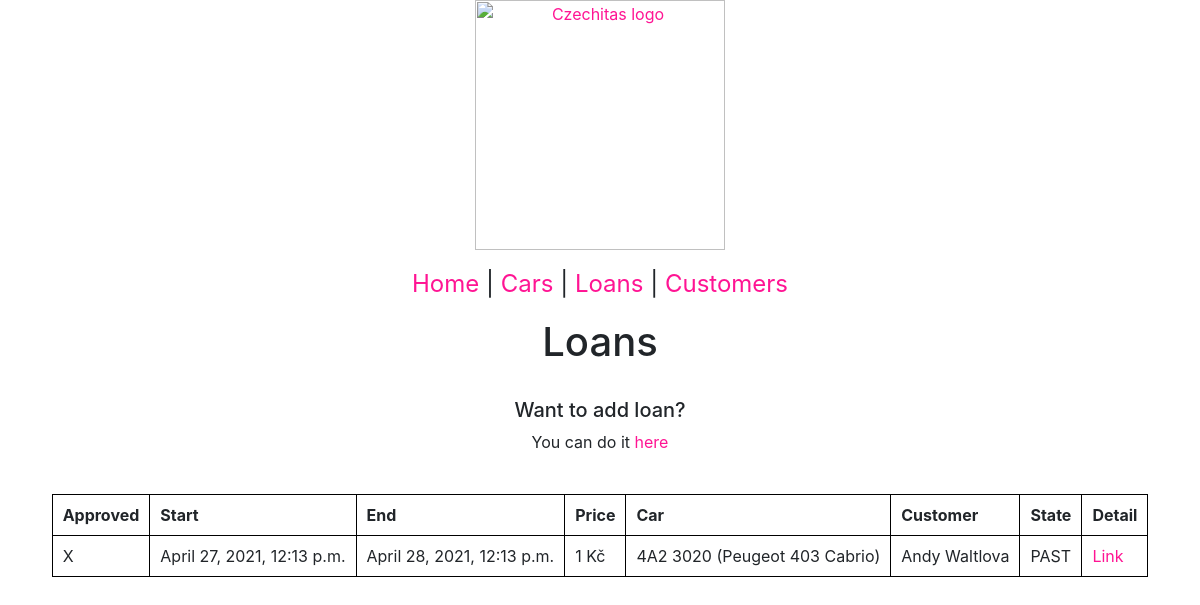
The page /catalog/loans/ on the database as committed earlier.
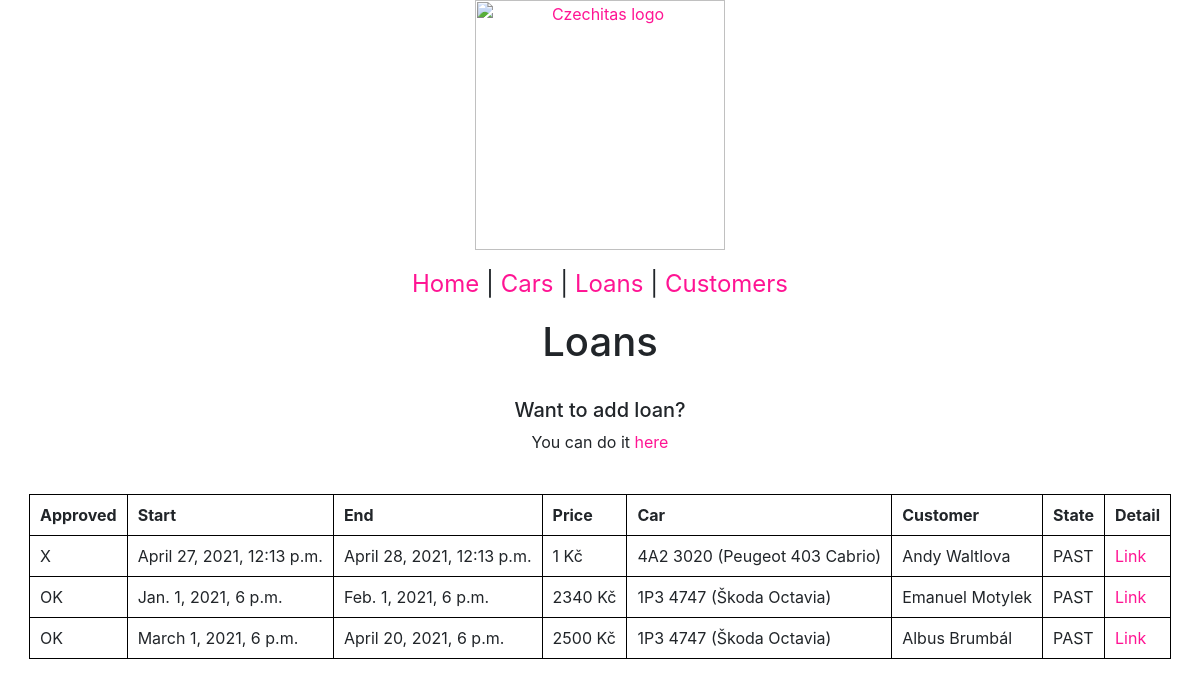
The same page on the database as committed later.
### catalog/models.py (models this page shows, shortened)
class LoanRecord(models.Model):
    start = models.DateTimeField()
    end = models.DateTimeField()
    price = models.IntegerField()
    is_approved = models.BooleanField(default=False)
    car = models.ForeignKey(Car, on_delete=models.SET_NULL, null=True)
    customer = models.ForeignKey(
        Customer, on_delete=models.SET_NULL, null=True)
    @property
    def state(self):
        now = timezone.now()  # Quite tricky to find
        if now > self.end:
            return 'PAST'
        elif now < self.start:
            return 'FUTURE'
        return 'CURRENT'

class Car(models.Model):
    license_plate = models.CharField(max_length=100)
    car_type = models.CharField(max_length=100)
    mileage = models.IntegerField()
    last_tech_inspection = models.DateTimeField()
    def __str__(self):
        return f'{self.license_plate} ({self.car_type})'

class Customer(models.Model):
    PROGRAMS = (
        ('R', 'Regular'),
        ('G', 'Gold'),
        ('P', 'Platinum'),
    )
    first_name = models.CharField(max_length=100)
    last_name = models.CharField(max_length=100)
    driver_license_number = models.CharField(max_length=100)
    date_of_birth = models.DateField()
    program = models.CharField(max_length=20, choices=PROGRAMS, null=True)
    def __str__(self):
        return f'{self.first_name} {self.last_name}'

### catalog/views.py (the view)
# urls.py: path('loans/', views.LoansView.as_view(), name='loans'),
class LoansView(ListView):
    model = models.LoanRecord
    template_name = 'loan_template.html'

### catalog/templates/loan_template.html (shortened to what this page needs)
{% extends "base.html" %}
{% block content %}
<h1>Loans</h1>
<br>
<h5>Want to add loan?</h2>
    <p>You can do it <a href="{% url 'create_loan' %}">here</a></p>
    <br>
    <table>
        <tr>
            <th>Approved</th>
            <th>Start</th>
            <th>End</th>
            <th>Price</th>
            <th>Car</th>
            <th>Customer</th>
            <th>State</th>
            <th>Detail</th>
        </tr>
        {% for record in object_list %}
        <tr>
            <td>
                {% if not record.is_approved %}
                X
                {% else %}
                OK
                {% endif %}
            </td>
            <td> {{ record.start }}</td>
            <td> {{ record.end }}</td>
            <td> {{ record.price }} Kč</td>
            <td> {{ record.car }}</td>
            <td> {{ record.customer }}</td>
            <td>{{record.state}}</td>
            <td><a href="{% url 'loan_detail' record.pk %}">Link</a></td>
        </tr>
        {% endfor %}
    </table>
    {% endblock %}

### catalog/templates/base.html (shortened to what this page needs)
{% load bootstrap4 %}
{% bootstrap_css %}
<!DOCTYPE html>
<html lang="en">
<head>
</head>
<body>
    {% url 'cars' as cars %}
    {% url 'loans' as loans %}
    {% url 'customers' as customers %}
    {% url 'index' as home %}
    <p>
        <a href="https://www.czechitas.cz/">
            <img src="https://cdn.myshoptet.com/usr/www.shop-czechitas.cz/user/logos/logo.png" alt="Czechitas logo"
                width="250" />
        </a>
    </p>
    <p class="menu">
        <a href="{{ home }}">Home</a> |
        <a href="{{ cars }}">Cars</a> |
        <a href="{{ loans }}">Loans</a> |
        <a href="{{ customers }}">Customers</a>
    </p>
    {% block content %}
    {% endblock %}
</body>
</html>

### catalog/templates/base.html (style rules this page uses)
h1, h2, h3, h5, p { text-align: center; }
table { margin-left: auto; margin-right: auto; }
table, th, td { border: 1px solid black; border-collapse: collapse; }
th, td { padding: 10px; }
.menu { font-size: 24px; }
a { color: deeppink; }

Rows that differ between the two databases and show on the page:
added LoanRecord: is_approved "OK", start "Jan. 1, 2021, 6 p.m.", end "Feb. 1, 2021, 6 p.m.", price "2340", car "1P3 4747 (Škoda Octavia)", customer "Emanuel Motylek", state "PAST"
added LoanRecord: is_approved "OK", start "March 1, 2021, 6 p.m.", end "April 20, 2021, 6 p.m.", price "2500", car "1P3 4747 (Škoda Octavia)", customer "Albus Brumbál", state "PAST"
